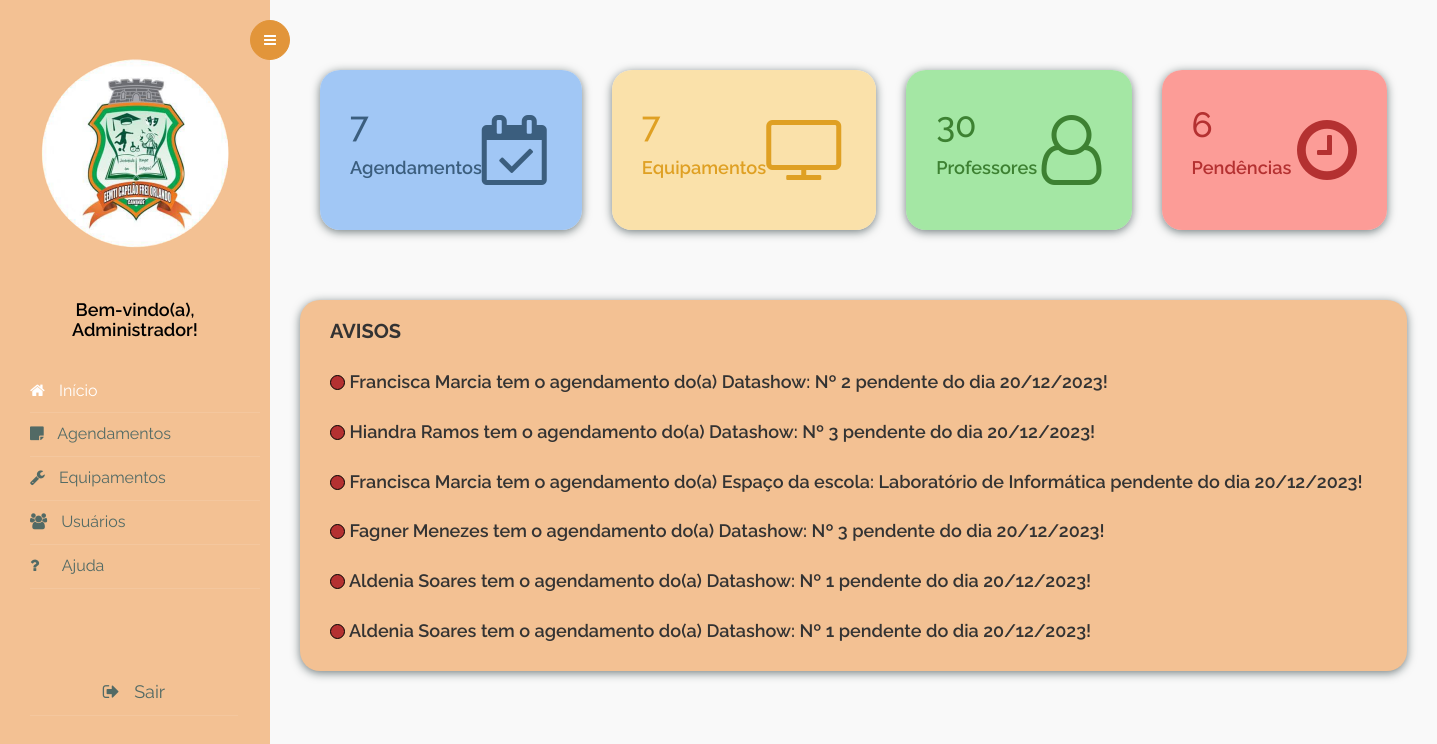
Screenshot of /View/indexadmin.php (signed in) with the database file from the repository.
### tables this page shows
CREATE TABLE `tab_user` (
  `usu_id` int(2) NOT NULL,
  `usu_nome` varchar(50) NOT NULL,
  `usu_email` varchar(50) NOT NULL,
  `usu_login` varchar(25) NOT NULL,
  `usu_senha` varchar(100) NOT NULL,
  `usu_nivel` int(1) NOT NULL
);

CREATE TABLE `tab_agendamento` (
  `agen_id` int(5) NOT NULL,
  `agen_idtipo` int(2) NOT NULL,
  `agen_idequip` int(2) NOT NULL,
  `agen_prof` varchar(75) NOT NULL,
  `agen_data` varchar(25) NOT NULL,
  `agen_idaulainicio` int(2) NOT NULL,
  `agen_idaulafim` int(2) NOT NULL,
  `agen_obs` varchar(255) DEFAULT NULL,
  `agen_status` varchar(25) NOT NULL
);

CREATE TABLE `tab_equitipo` (
  `tipo_id` int(2) NOT NULL,
  `tipo_nome` varchar(50) NOT NULL
);

CREATE TABLE `tab_equipamento` (
  `equ_id` int(2) NOT NULL,
  `equ_tipoid` int(2) NOT NULL,
  `equ_nome` varchar(50) NOT NULL
);

### DAO/DUsuario.php (called while the page is built, shortened)
<?php
class DUsuario {
    public static function carregarAdmin(){
        $conexaoBD = Conexao::criarInstancia();
        $sql = "SELECT * FROM tab_user where usu_nivel=1;";
        try {
            $stmt = $conexaoBD->query($sql);
            return $stmt->fetchAll();
        } catch (Exception $ex) {
            echo $ex;
            return 0;
        }
    }
}
?>

### Controller/CUsuario.php (called while the page is built, shortened)
<?php
include_once "../DAO/DUsuario.php";
class CUsuario {
    public static function retornarAdmin(){
        $Usuario = DUsuario::carregarAdmin();
        return $Usuario;
    }
}
?>

### DAO/DAgendamento.php (called while the page is built, shortened)
<?php
class DAgendamento {
    public static function carregarAgendamentoTotal(){
        $conexaoBD = Conexao::criarInstancia();
        $sql = "SELECT tab_agendamento.agen_id,
        tab_equitipo.tipo_nome,
        tab_equipamento.equ_nome,
        tab_agendamento.agen_prof,
        tab_agendamento.agen_data,
        i.aula_nome as aula_inicio,
        f.aula_nome as aula_fim,
        tab_agendamento.agen_obs,
        tab_agendamento.agen_status
        FROM tab_agendamento
        join tab_equitipo on tab_agendamento.agen_idtipo=tab_equitipo.tipo_id
        join tab_equipamento on tab_agendamento.agen_idequip=tab_equipamento.equ_id
        join tab_aulas i on tab_agendamento.agen_idaulainicio=i.aula_id
        join tab_aulas f on tab_agendamento.agen_idaulafim=f.aula_id
        order by tab_agendamento.agen_id desc;";
        try {
            $stmt = $conexaoBD->query($sql);
            return $stmt->fetchAll();
        } catch (Exception $ex) {
            echo $ex;
            return 0;
        }
    }
}
?>

### Controller/CAgendamento.php (called while the page is built, shortened)
<?php
include "../DAO/DAgendamento.php";
class CAgendamento {
    public static function retornarAgendamentoTotal(){
        $Agendamento = DAgendamento::carregarAgendamentoTotal();
        return $Agendamento;
    }
}
?>

### View/indexadmin.php (the view, shortened to what this page needs)
<?php
include "../Controller/CAgendamento.php";
include_once("../Controller/CUsuario.php");
$listaAdmin = CUsuario::retornarAdmin();
$listaAgendamento = CAgendamento::retornarAgendamentoTotal();
$date = date("d/m/Y");
$date = explode("/", $date);
list($dia, $mes, $ano) = $date;
?>
<?php
$conexaoBD = Conexao::criarInstancia();
try {
	$sqlTabela1 = "SELECT COUNT(*) as agendamentos FROM tab_agendamento where agen_status='Agendado'";
	$stmtTabela1 = $conexaoBD->prepare($sqlTabela1);
	$stmtTabela1->execute();
	$resultTabela1 = $stmtTabela1->fetch(PDO::FETCH_ASSOC);
	$sqlTabela2 = "SELECT COUNT(*) as professores FROM tab_user where usu_nivel=2";
	$stmtTabela2 = $conexaoBD->prepare($sqlTabela2);
	$stmtTabela2->execute();
	$resultTabela2 = $stmtTabela2->fetch(PDO::FETCH_ASSOC);
	$sqlTabela3 = "SELECT COUNT(*) as equipamentos FROM tab_equipamento";
	$stmtTabela3 = $conexaoBD->prepare($sqlTabela3);
	$stmtTabela3->execute();
	$resultTabela3 = $stmtTabela3->fetch(PDO::FETCH_ASSOC);
	$sqlTabela5 = "SELECT COUNT(*) as pendencias FROM tab_agendamento where agen_status='Pendente'";
	$stmtTabela5 = $conexaoBD->prepare($sqlTabela5);
	$stmtTabela5->execute();
	$resultTabela5 = $stmtTabela5->fetch(PDO::FETCH_ASSOC);
	$agendamentos = $resultTabela1["agendamentos"];
	$professores = $resultTabela2["professores"];
	$equipamentos = $resultTabela3["equipamentos"];
	$pendencias = $resultTabela5["pendencias"];
} catch (PDOException $e) {
	echo "Erro: " . $e->getMessage();
}
?>
<!doctype html>
<html lang="PT-BR">
<head>
	<link rel="stylesheet" href="https://stackpath.bootstrapcdn.com/font-awesome/4.7.0/css/font-awesome.min.css">
	<link rel="stylesheet" href="css/style.css">
	<link rel="stylesheet" href="css/dashboard2.css">
	<link rel="stylesheet" href="https://maxcdn.bootstrapcdn.com/bootstrap/3.3.7/css/bootstrap.min.css">
	<link rel="stylesheet" href="https://cdn.datatables.net/1.10.14/css/jquery.dataTables.min.css">
	<link rel="stylesheet" href="https://cdnjs.cloudflare.com/ajax/libs/font-awesome/4.7.0/css/font-awesome.css">
	<link rel="stylesheet" href="datatable/css/style.css">
</head>
<body>
	<div class="wrapper d-flex align-items-stretch">
		<nav id="sidebar">
			<div class="custom-menu">
				<button type="button" id="sidebarCollapse" class="btn btn-primary">
					<i class="fa fa-bars"></i>
				</button>
			</div>
			<div class="p-3">
				<h1><a href="indexadmin.php" class="logo"> <img src="Assets/IMG/logo.png" sizes="10px" id="logo" width="100%"> </a></h1>
				<div class="mb-5" style="text-align: center;">
					<h3 class="h6 mb-3" style="font-size: 18px; font-weight: 600">Bem-vindo(a), <br><?php foreach ($listaAdmin as $usuario) {
																										if ($usuario['usu_login'] == $_SESSION['login']) {
																											$nome = $usuario['usu_nome'];
																											$arrayNomes = explode(" ", $nome);
																											$doisPrimeirosNomes = array_slice($arrayNomes, 0, 2);
																											echo implode(" ", $doisPrimeirosNomes);
																										}
																									} ?>!</h3>
				</div>
				<ul class="list-unstyled components mb-3" style="padding-left: 20px;">
					<li class="active">
						<a href="indexadmin.php">
							<span class="fa fa-home mr-3"></span>
							Início
						</a>
					</li>
					<li>
						<a href="agendamento.php"><span class="fa fa-sticky-note mr-3"></span>
							Agendamentos
						</a>
					</li>
					<li>
						<a href="cadastroequipamento.php"><span class="fa fa-wrench mr-3"></span>
							Equipamentos
						</a>
					</li>
					<li>
						<a href="cadastrousuario.php"><span class="fa fa-users mr-3"></span>
							Usuários
						</a>
					</li>
					<li>
						<a href="https://drive.google.com/file/d/18Cj_oEcWhgiwA4v7E10DPo2WOS0crsNL/view?usp=sharing" target="_blank">
							<span class="fa fa-question mr-3" style="padding-right:9px"></span>
							Ajuda
						</a>
					</li>
					<li style="text-align: center; margin-top: 35%; font-size: 18px; margin-right: 22px;">
						<a href="../Controller/logout.php"><span class="fa fa-sign-out mr-3"></span> Sair</a>
					</li>
				</ul>
			</div>
		</nav>
		<div id="content" class="p-4 p-md-5 pt-5">
			<div class="cardBox">
				<a href="agendamentototais.php">
					<div class="card" style="font-weight: 450; background-color: rgba(132, 182, 244, 0.74); color: #3B5E7E; box-shadow: 0 2px 10px #737e7f;">
						<div class="elementos">
							<div class="numbers"><?php echo  $agendamentos ?></div>
							<div class="cardName" style="font-weight: 550"> Agendamentos</div>
						</div>
						<div class="iconBx">
							<span class="fa fa-calendar-check-o"></span>
						</div>
					</div>
				</a>
				<a href="cadastroequipamento.php">
					<div class="card" style="font-weight: 450; background-color: rgba(250, 220, 155, 0.83); color: #DFA023; box-shadow: 0 2px 10px #737e7f;">
						<div class="elementos">
							<div class="numbers"><?php echo  $equipamentos ?></div>
							<div class="cardName" style="font-weight: 550"> Equipamentos</div>
						</div>
						<div class="iconBx">
							<span class="fa fa-tv"></span>
						</div>
					</div>
				</a>
				<a href="cadastrousuarioprofcad.php">
					<div class="card" style="font-weight: 450; background-color: rgba(119, 221, 119, 0.65); color: #3D8132; box-shadow: 0 2px 10px #737e7f;">
						<div class="elementos">
							<div class="numbers"><?php echo  $professores ?></div>
							<div class="cardName" style="font-weight: 550"> Professores</div>
						</div>
						<div class="iconBx">
							<span class="fa fa-user-o"></span>
						</div>
					</div>
				</a>
				<a href="agendamentototais.php">
					<div class="card" style="font-weight: 450; background-color: rgba(255, 105, 97, 0.64); color: #B43131; box-shadow: 0 2px 10px #737e7f;">
						<div class="elementos">
							<div class="numbers"><?php echo  $pendencias ?></div>
							<div class="cardName" style="font-weight: 550"> Pendências</div>
						</div>
						<div class="iconBx">
							<span class="fa fa-clock-o"></span>
						</div>
					</div>
				</a>
			</div>
			<div class="card-avisos" style="background-color: #F3C193; width: 100%; height: auto; border-radius: 20px; margin-top: 50px;box-shadow: 0 2px 10px #737e7f;">
				<div class="titulo">
					<h3 class="h6 mb-3" style="font-size: 20px; margin: 30px; padding-top: 20px; font-weight:bold">AVISOS</h3>
				</div>
				<div class="elementos">
					<?php
					foreach ($listaAgendamento as $agendamento) {
						$nome = $agendamento['agen_prof'];
						$valor = $agendamento['agen_status'];
						$arrayNomes = explode(" ", $nome);
						$doisPrimeirosNomes = array_slice($arrayNomes, 0, 2);
						$dataagendada = $agendamento['agen_data'];
						$dataagendada = explode("/", $dataagendada);
						list($dia, $mes, $ano) = $dataagendada;
						$dataagendada = "$dia/$mes/$ano";
						$data = date("d/m/Y");
						$data = explode("/", $data);
						list($dia, $mes, $ano) = $data;
						$data = "$dia/$mes/$ano";
						if ($valor == "Pendente") {
							echo "<h6 class='h6 mb-3' style='font-size: 18px; margin: 30px; padding-top: ; font-weight:600'><a href='agendamentototais.php'><button
					style='background-color: #B43131; border-radius:40px; border: 1px solid black; height:15px; width:15px;
					border-radius:50%; cursor:pointer'></button></a>
					 " . implode(" ", $doisPrimeirosNomes) . " tem o agendamento do(a) " . $agendamento['tipo_nome'] . ": " . $agendamento['equ_nome'] . " pendente do dia " . $agendamento['agen_data'] . "!
				</h6>";
						} else if ($valor == "Agendado" && $dataagendada==$data) {
							echo "<h6 class='h6 mb-3' style='font-size: 18px; margin: 30px; padding-top: ; font-weight:600'><a href='agendamentototais.php'><button
					style='background-color: #3B5E7E; border-radius:40px; border: 1px solid black; height:15px; width:15px;
					border-radius:50%; cursor:pointer'></button></a>
					 " . implode(" ", $doisPrimeirosNomes) . " está com o(a) " . $agendamento['tipo_nome'] . ": " . $agendamento['equ_nome'] . " agendado(a) da " . $agendamento['aula_inicio'] . " até a " . $agendamento['aula_fim'] . "!
				</h6>";
						}
					}
					?>
					<br>
				</div>
			</div>
		</div>
	</div>
</body>
</html>

### View/css/dashboard2.css (style rules this page uses)
.cardBox { position: relative; width: 100%; padding: 20px; display: grid; grid-template-columns: repeat(4,1fr); grid-gap: 30px; margin-top: 20px; }
.cardBox .card { position: relative; background: var(--white); padding: 30px; border-radius: 20px; display: flex; justify-content: space-between; box-shadow: 0 7px 25px rgba(0, 0, 0, 0.08); }
.cardBox .card .numbers { position: relative; font-weight: 500; font-size: 2.5em; color: var(--blue); }
.cardBox .card .cardName { color: var(--black2); font-size: 1.3em; margin-top: 5px; }
.cardBox .card .iconBx { font-size: 5em; color: var(--black2); }

### View/datatable/css/style.css (style rules this page uses)
body { font-family: 'Raleway', sans-serif; background: #f9f9f9; }
.d-flex { display: flex; align-items: center; justify-content: space-between; }

### rows the page displays
tab_user: usu_nome "Administrador"
tab_agendamento: agen_prof "Francisca Marcia", tab_equitipo.tipo_nome "Datashow", agen_idequip.equ_nome "Nº 2", agen_data "20/12/2023"
tab_agendamento: agen_prof "Hiandra Ramos", tab_equitipo.tipo_nome "Datashow", agen_idequip.equ_nome "Nº 3", agen_data "20/12/2023"
tab_agendamento: agen_prof "Francisca Marcia", tab_equitipo.tipo_nome "Espaço da escola", agen_idtipo.equ_nome "Laboratório de Informática", agen_data "20/12/2023"
tab_agendamento: agen_prof "Fagner Menezes", tab_equitipo.tipo_nome "Datashow", agen_idequip.equ_nome "Nº 3", agen_data "20/12/2023"
tab_agendamento: agen_prof "Aldenia Soares", tab_equitipo.tipo_nome "Datashow", agen_idtipo.equ_nome "Nº 1", agen_data "20/12/2023"
tab_agendamento: agen_prof "Aldenia Soares", tab_equitipo.tipo_nome "Datashow", agen_idtipo.equ_nome "Nº 1", agen_data "20/12/2023"

### other values shown
$agendamentos "7"
$equipamentos "7"
$professores "30"
$pendencias "6"
